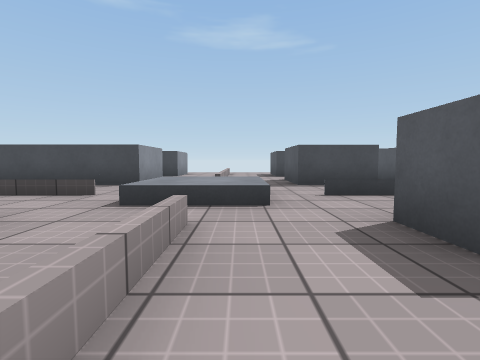
view 1 (above)

18 first-person views from a walk through a 3-D level made in the Unity game engine. The camera is 0.58 m above the floor, tilts 4° down and sees 85° across. The floor is counted in squares, 1 m on a side. Each view is taken from the middle of a square. On the plan, view 1 faces up. The plan holds only what a view shows up to about 9 squares ahead; the rest is blank. Surface patterns are stand-ins for the level's own textures.

view 2
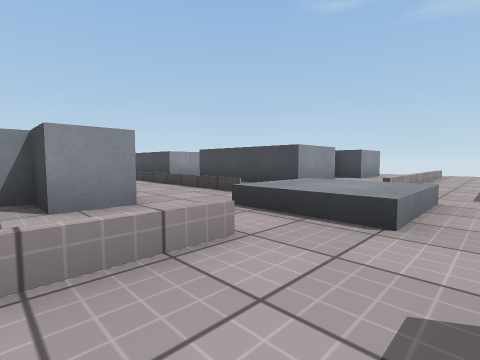

view 3
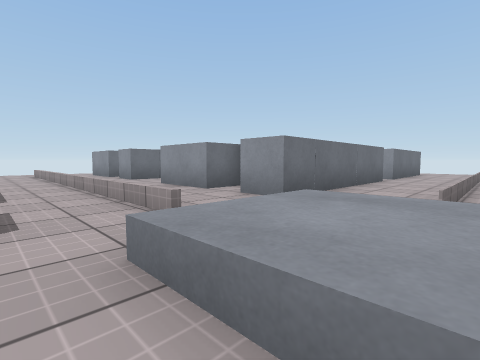

view 4
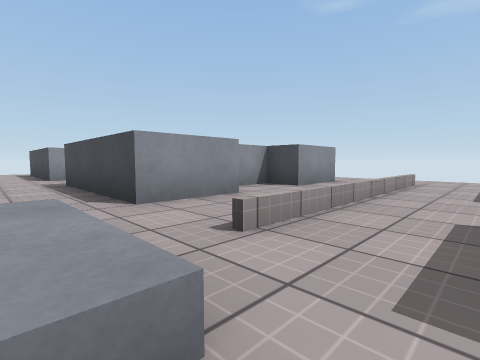

view 5
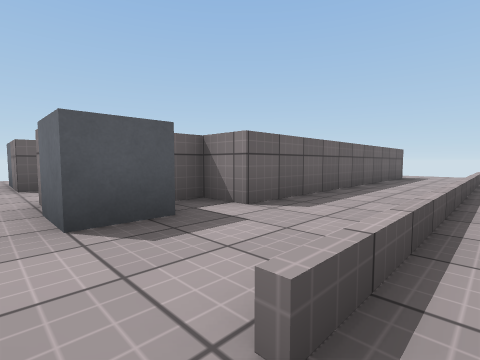

view 6
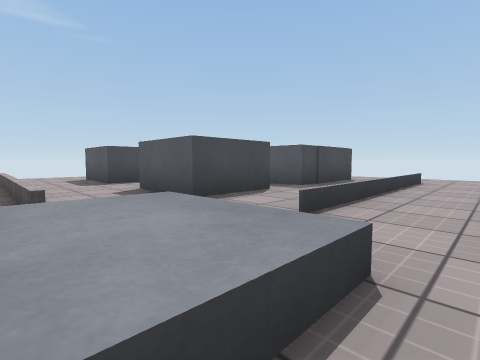

view 7
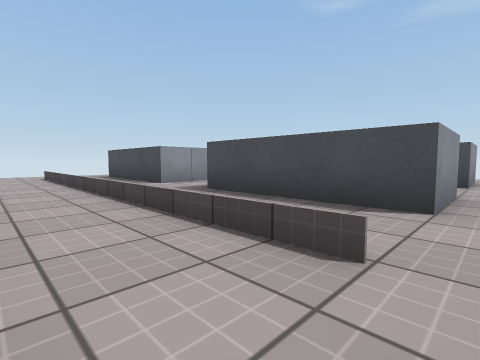

view 8
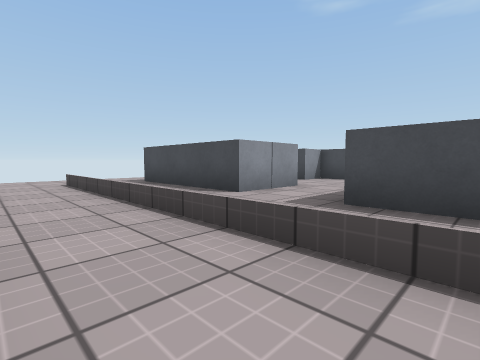

view 9
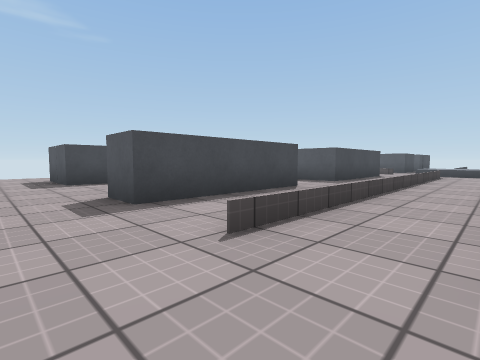

view 10
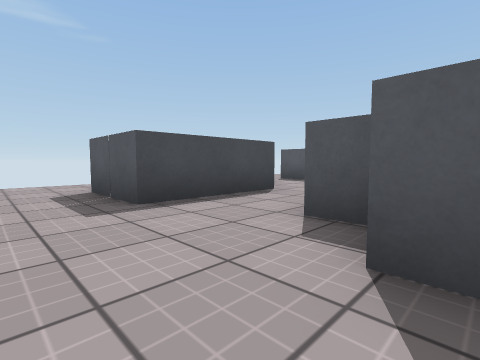

view 11
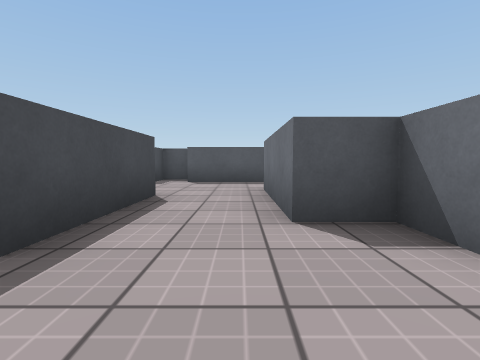

view 12
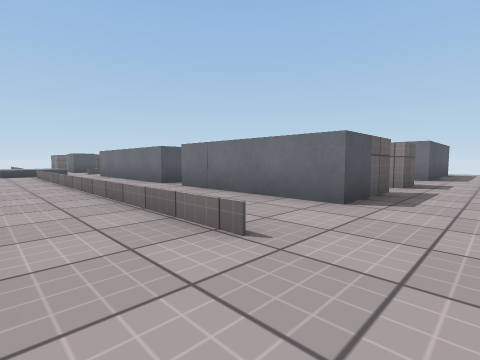

view 13
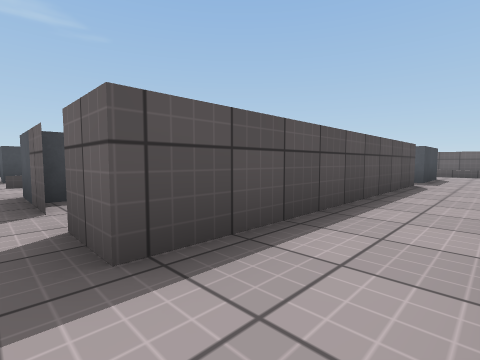

view 14
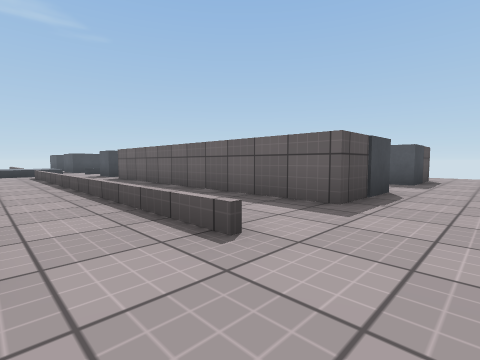

view 15
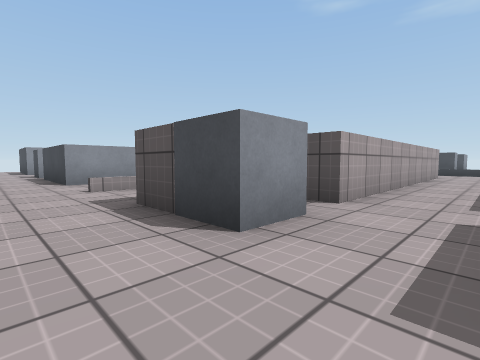

view 16
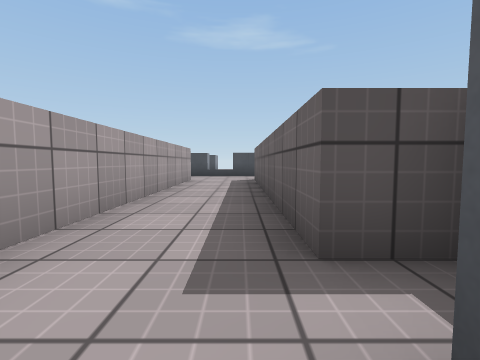

view 17
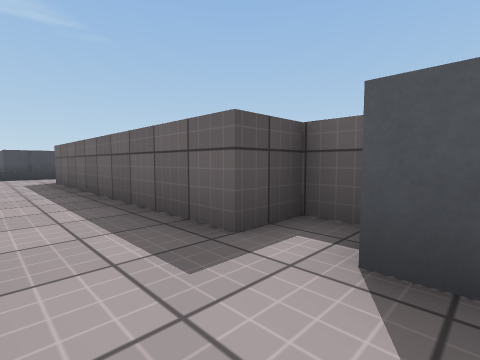

view 18
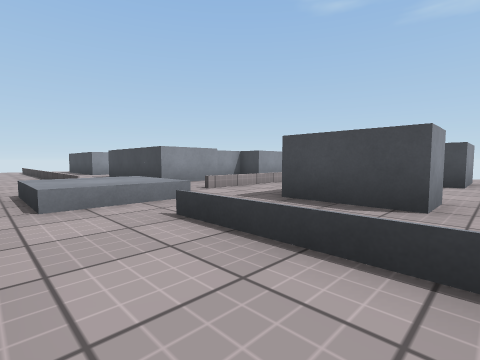

### Floor plan
Points are (right, up) in squares from view 1. A wall is a line through its corners. A room is listed if a view was taken in it or the views show most of it. See-through windows are left out.
Room 1 (views 1, 2, 3, 4, 5, 6, 7, 10, 11, 12)
walls: (-2.5, 2.5) (-2.5, 1.5) (-3.5, 1.5) (-3.5, 1.1); (-2.5, 8.5) (-2.5, 6.5) (-6.5, 6.5) (-6.5, 10.5); (-3.6, 0.4) (-2.5, 0.4); (-8.5, 6.5) (-12.5, 6.5) (-12.5, 7.5) (-11.5, 7.5) (-11.5, 8.5) (-8.5, 8.5) (-8.5, 6.5); (-5.5, 10.6) (-5.5, 11.5) (-6.5, 11.5); (1.5, 1.4) (1.5, 2.5) (3.4, 2.5); (3.4, 6.5) (1.5, 6.5) (1.5, 8.5); (-8.6, 11.5) (-9.5, 11.5) (-9.5, 10.5) (-12.5, 10.5); (3.4, -7.5) (1.5, -7.5) (1.5, 0.4) (2.4, 0.4) (2.4, 1)
low walls: (-0.6, 6.5) (-0.6, 8.5); (-0.5, 2.5) (-0.5, -7.6); (0.4, 5.5) (0.4, 3.4) (-1.6, 3.4); (-0.5, 8.5) (-0.5, 6.5); (-0.6, 0.5) (-0.6, 2.5); (3.6, 4.5) (1.4, 4.5); (-12.6, 4.6) (-2.5, 4.6)
ways out: opening at (-13.5, 4) to room 2; opening at (-2.5, 1.5) to room 2; opening at (-1, -8.5) to room 2; opening at (2.5, -8.5) to room 3; opening at (2.5, 3) to room 3; opening at (0.5, 7.5) to room 4; opening at (-2, 9) to room 5; opening at (-13.5, 11.5); opening at (-7.5, 12); opening at (2.5, 5.5)
Room 2 (views 8, 9, 13, 14)
walls: (-12.5, -5.2) (-12.5, -3.5) (-12, -3.5); (-5.5, -1.5) (-12.5, -1.5) (-12.5, -0.5); (-12.5, 0.4) (-12.5, 2.5) (-8.5, 2.5) (-8.5, 2.1); (-3.4, -3.5) (-2.5, -3.5) (-2.5, -4.4); (-7.5, 1.8) (-7.5, 2.5) (-2.5, 2.5); (-2.5, -5.8) (-2.5, -7.5) (-5.5, -7.5); (-2.5, 0.4) (-2.5, -1.5) (-4.5, -1.5)
low walls: (-0.6, -7.6) (-0.6, 0.5); (-2.5, 4.5) (-12.6, 4.5)
ways out: opening at (-13.5, 4) to room 1; opening at (-2.5, 1.5) to room 1; opening at (-1, -8.5) to room 1; opening at (-8, 2)
Room 3 (views 15, 16, 17, 18)
walls: (6.5, -5.1) (6.5, -4.5) (5.5, -4.5) (5.5, 2.5) (7.5, 2.5); (3.4, -6.4) (3.4, -7.5); (7.5, -7.5) (5.5, -7.5) (5.5, -5.4); (3.4, 2.5) (3.4, -5.5) (2.9, -5.5)
low walls: (7.5, 4.5) (3.6, 4.5)
ways out: opening at (2.5, -8.5) to room 1; opening at (2.5, 3) to room 1; opening at (6.5, -8.5); opening at (6.5, 3)
Room 4 (no view inside)
walls: (3.4, 10.5) (1.5, 10.5); (4.7, 7.5) (4.7, 8.9)
low walls: (-0.5, 10.4) (-0.5, 8.5)
ways out: opening at (0.5, 7.5) to room 1; opening at (0.5, 11.5); opening at (4, 9)
Room 5 (no view inside)
walls: (-2.5, 12.5) (-2.5, 10.5) (-3.5, 10.5) (-3.5, 9.4)
low walls: (-0.6, 8.5) (-0.6, 11.9)
ways out: opening at (-2, 9) to room 1; opening at (-2, 13)

Positions as (right, up) in squares from view 1, and headings:
1: (0, 0), facing up
2: (1, 1), facing up-left
3: (1, 5), facing down-left
4: (1, 5), facing up-left
5: (-1, 3), facing down-right
6: (-1, 3), facing up-right
7: (-2, 3), facing up-left
8: (-5, 3), facing up-left
9: (-14, 3), facing up-right
10: (-14, 7), facing up-right
11: (-14, 9), facing right
12: (-14, 6), facing down-right
13: (-13, -3), facing up-right
14: (-2, -9), facing up-right
15: (5, -9), facing up-left
16: (5, -6), facing up
17: (4, -6), facing up-right
18: (4, 3), facing up-left
